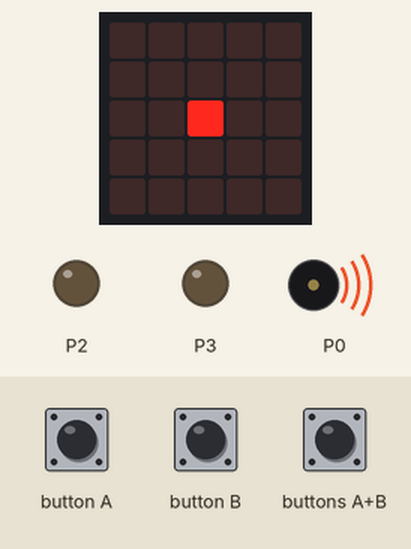
Recording of a program running on a simulated BBC micro:bit (MakeCode). Parts: the board's 5×5 LED display, output pins drawn as LEDs (lit = HIGH), buzzer (waves = sounding). Inputs (shaded band) come from the test bench.

Above: at 4.6 s.
4.7 s: button A pressed for 0.15 s
At 5.12 s:
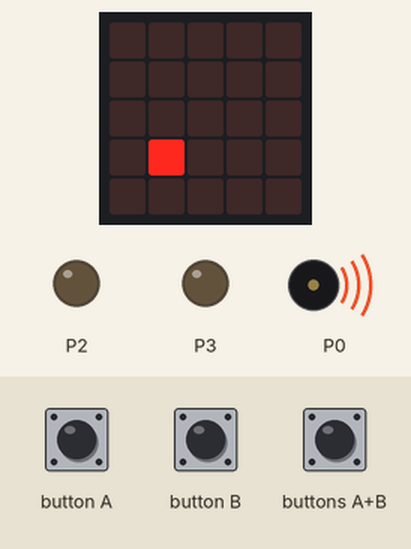
5.4 s: button B pressed for 0.15 s
At 5.86 s:
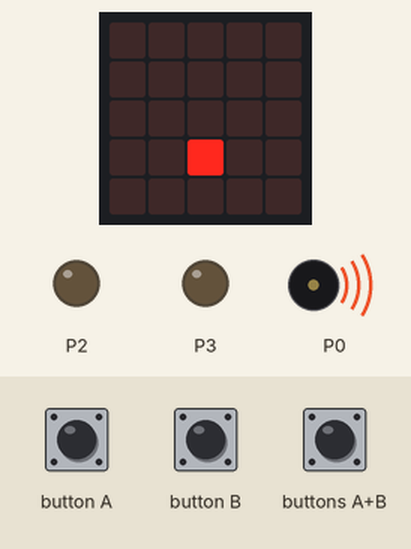
6.1 s: buttons A+B pressed for 0.15 s
At 6.42 s:
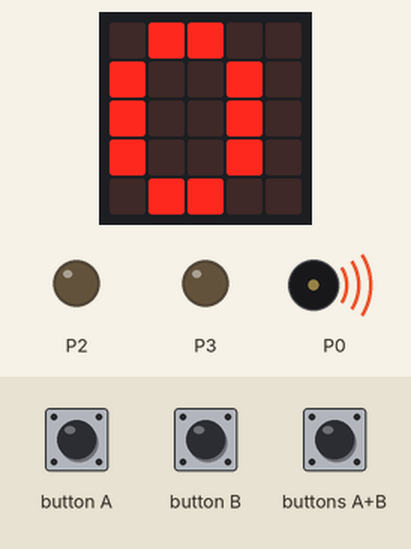
6.8 s: button A pressed for 0.15 s
At 7.27 s:
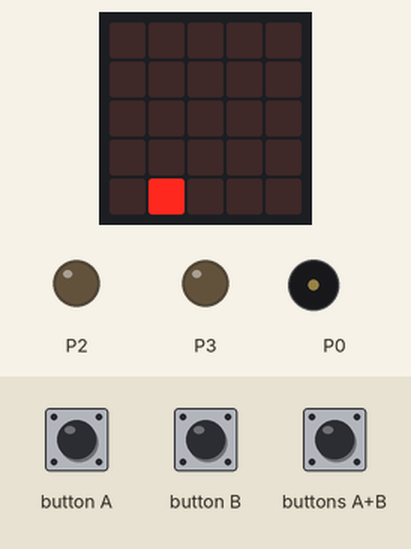
7.5 s: button B pressed for 0.15 s
At 8.18 s:
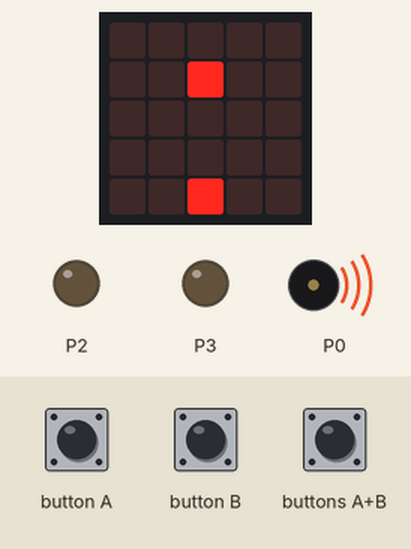
8.2 s: button A pressed for 0.15 s
At 10.5 s:
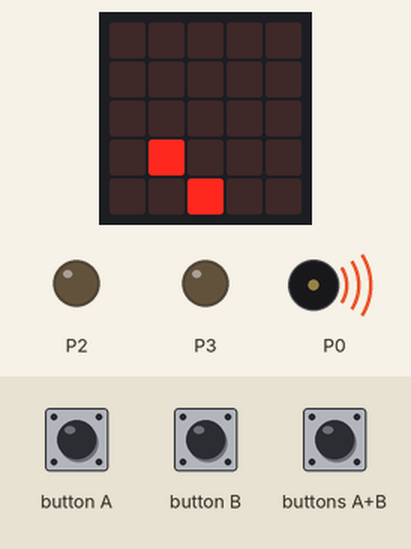
Timing chart, 0 to 12.1 s (numbered marks = the images above; inputs shaded):
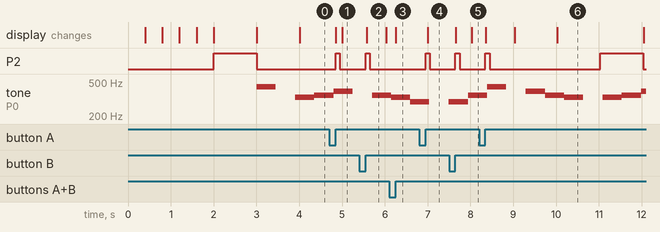

The program:

main.ts
```typescript
input.onButtonPressed(Button.AB, function () {
    game.pause()
    basic.showNumber(game.score())
    game.resume()
})
function Aa () {
    pins.digitalWritePin(DigitalPin.P2, 1)
    方塊 = game.createSprite(2, 0)
    方塊.turn(Direction.Right, 90)
    pins.digitalWritePin(DigitalPin.P2, 0)
}
function _1 () {
    pins.digitalWritePin(DigitalPin.P3, 0)
    while (!(方塊.isTouching(b0) || (方塊.isTouching(b1) || 方塊.isTouching(b2)) || (方塊.isTouching(b3) || 方塊.isTouching(b4)))) {
        方塊.move(1)
        basic.pause(隨便)
    }
    if (方塊.isTouching(b0)) {
        b0.move(-1)
        _0Y4.push(方塊)
    } else if (方塊.isTouching(b1)) {
        b1.move(-1)
        _1y4.push(方塊)
    } else if (方塊.isTouching(b2)) {
        b2.move(-1)
        _2y4.push(方塊)
    } else if (方塊.isTouching(b3)) {
        b3.move(-1)
        _3y4.push(方塊)
    } else if (方塊.isTouching(b4)) {
        b4.move(-1)
        _4y4.push(方塊)
    }
    pins.digitalWritePin(DigitalPin.P2, 1)
    basic.pause(1000)
}
function 得分2 () {
    game.addScore(1)
    led.stopAnimation()
    得分4()
}
input.onButtonPressed(Button.B, function () {
    pins.digitalWritePin(DigitalPin.P2, 1)
    方塊.turn(Direction.Left, 90)
    方塊.move(1)
    方塊.turn(Direction.Right, 90)
    basic.pause(100)
    pins.digitalWritePin(DigitalPin.P2, 0)
})
input.onGesture(Gesture.EightG, function () {
    game.pause()
    pins.digitalWritePin(DigitalPin.P2, 1)
    for (let index = 0; index < 1e+46; index++) {
        basic.showNumber(game.score())
    }
})
function Turn () {
    b0.turn(Direction.Right, 90)
    b1.turn(Direction.Right, 90)
    b2.turn(Direction.Right, 90)
    b3.turn(Direction.Right, 90)
    b4.turn(Direction.Right, 90)
}
function 得分 () {
    if (_0Y4.length > 0 && (_1y4.length > 0 && _2y4.length > 0) && (_3y4.length > 0 && _4y4.length > 0)) {
        得分2()
    }
}
function Light () {
    b0.set(LedSpriteProperty.Brightness, 0)
    b1.set(LedSpriteProperty.Brightness, 0)
    b2.set(LedSpriteProperty.Brightness, 0)
    b3.set(LedSpriteProperty.Brightness, 0)
    b4.set(LedSpriteProperty.Brightness, 0)
}
input.onButtonPressed(Button.A, function () {
    pins.digitalWritePin(DigitalPin.P2, 1)
    方塊.turn(Direction.Right, 90)
    方塊.move(1)
    方塊.turn(Direction.Left, 90)
    basic.pause(100)
    pins.digitalWritePin(DigitalPin.P2, 0)
})
function 得分4 () {
    b0.move(1)
    b1.move(1)
    b2.move(1)
    b3.move(1)
    b4.move(1)
    while (_0Y4.length > 0 && (_1y4.length > 0 && _2y4.length > 0) && (_3y4.length > 0 && _4y4.length > 0)) {
        隨便 += -10
        _0Y4.pop().delete()
        _1y4.pop().delete()
        _2y4.pop().delete()
        _3y4.pop().delete()
        _4y4.pop().delete()
    }
    list = 0
    Light()
}
let 無限 = 0
let list = 0
let _4y4: game.LedSprite[] = []
let _3y4: game.LedSprite[] = []
let _2y4: game.LedSprite[] = []
let _1y4: game.LedSprite[] = []
let _0Y4: game.LedSprite[] = []
let 方塊: game.LedSprite = null
let 隨便 = 0
let b4: game.LedSprite = null
let b3: game.LedSprite = null
let b2: game.LedSprite = null
let b1: game.LedSprite = null
let b0: game.LedSprite = null
basic.showLeds(`
    . . # . .
    # . # . #
    # . # . #
    # . . . #
    . # # # .
    `)
basic.showLeds(`
    . # # . .
    . # . . .
    . # . . .
    # # . . .
    # # . . .
    `)
basic.showLeds(`
    . . . # .
    # . . . #
    # . . . #
    # . . . #
    . # # # .
    `)
basic.showLeds(`
    . . # # .
    . . . . #
    # . . . #
    # . . . #
    . # # # .
    `)
basic.showLeds(`
    . # # # .
    . . . . #
    . . . . #
    # . . . #
    . # # # .
    `)
Aa()
b0 = game.createSprite(0, 4)
b1 = game.createSprite(1, 4)
b2 = game.createSprite(2, 4)
b3 = game.createSprite(3, 4)
b4 = game.createSprite(4, 4)
Light()
Turn()
隨便 = 1000
pins.digitalWritePin(DigitalPin.P2, 1)
basic.pause(1000)
pins.digitalWritePin(DigitalPin.P2, 0)
basic.forever(function () {
    _1()
    得分()
    Aa()
})
control.inBackground(function () {
    無限 = 1
    for (let index = 0; index < 無限; index++) {
        無限 += 1
        music.playMelody("A - E F G - F E ", 135)
        music.playMelody("D - D F A - G F ", 135)
        music.playMelody("E - E F G - A - ", 135)
        music.playMelody("F - D - D - - - ", 135)
    }
})
```

test.ts
```typescript
// 在這裡測試；當此封包作為擴充功能時，將不會編譯此內容。
```

Measured:
- after the input at 4.7 s, P2: LOW → HIGH after 0.15 s, → LOW 0.10 s later; the display: first changes after 0.15 s (image 1 shows a later state)
- after the input at 5.4 s, P2: LOW → HIGH after 0.15 s, → LOW 0.10 s later; the display: changes after 0.18 s (image 2)
- after the input at 6.1 s, the display: changes after 0.15 s (image 3)
- after the input at 6.8 s, P2: LOW → HIGH after 0.15 s instead of 0.21 s; the display: changes after 0.20 s (image 4)
- after the input at 7.5 s, P2: LOW → HIGH after 0.15 s, → LOW 0.10 s later; the display: first changes after 0.15 s (image 5 shows a later state)
- after the input at 8.2 s, P2: LOW → HIGH after 0.15 s instead of 3.8 s; the display: first changes after 0.15 s (image 6 shows a later state)
- by itself, tone on P0: plays 440 Hz for 0.44 s, 392 Hz for 0.45 s, 349 Hz for 0.45 s, 330 Hz for 0.44 s, 330 Hz for 0.45 s, 349 Hz for 0.45 s … (7 notes in this stretch)
